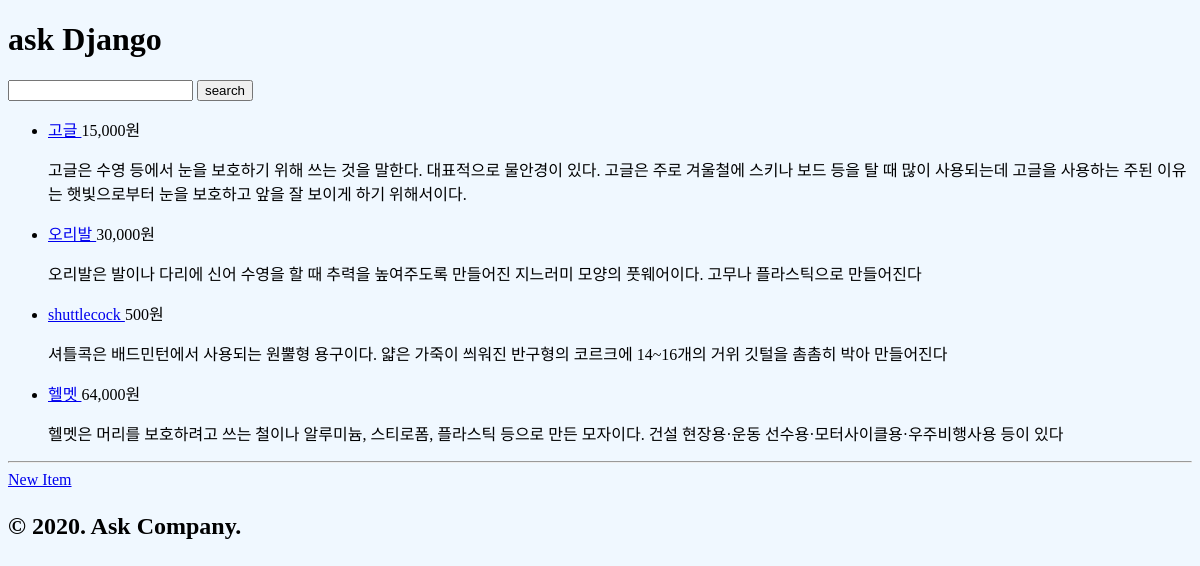
Page /shop/ on the earlier database version.
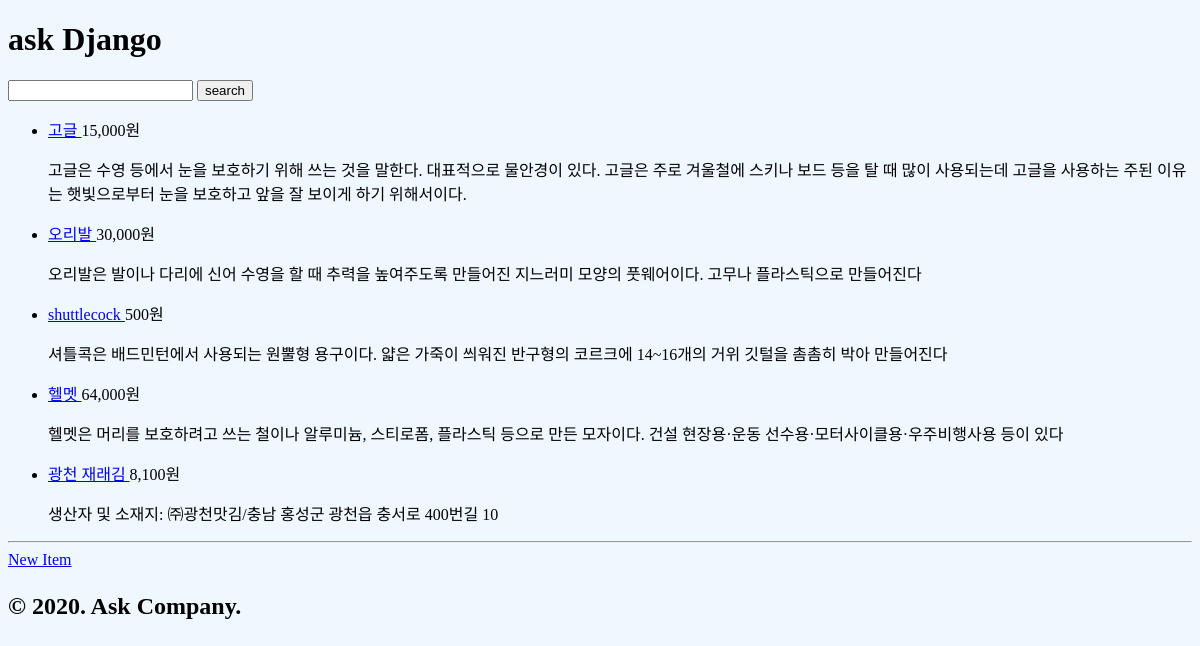
Same page on the later database version.
### shop/models.py (models this page shows, shortened)
class Item(models.Model):
    name = models.CharField(max_length=100)
    desc = models.TextField(blank=True)
    price = models.PositiveIntegerField()
    is_publish = models.BooleanField(default=False)
    created_at = models.DateTimeField(auto_now_add=True)
    updated_at = models.DateTimeField(auto_now=True)
    photo = models.ImageField(blank=True, upload_to=uuid_upload_to)
    class Meta:
        ordering = ['id']  # 쿼리셋에 order_by지정안해도 자동 지정
    def get_absolute_url(self):  # item_detail로 url보내기
        return reverse('shop:item_detail', args=[self.pk])

### shop/views.py (the view)
# urls.py: path('',views.item_list, name='item_list'),
def item_list(request):
    qs = Item.objects.all()
    q = request.GET.get('q', '')  # 값이 없으면 빈 문자열을 갖는다
    if q:  # 빈문자열이면 false
        qs = qs.filter(name__icontains=q)  # icontains는 대소문자 구분X
    return render(request, 'shop/item_list.html',
                  {'item_list': qs,
                   'q': q
                   })

### common/templatetags/fresh_static.py (called while the page is built)
@register.tag('fresh_static')
def do_static(parser,token):
    return FreshStaticNode.handle_token(parser,token)

    def url(self, context):
        url = super().url(context)
        if settings.DEBUG:
            url += '?_={}'.format(int(time()))
        return url

### shop/templates/shop/item_list.html (shortened to what this page needs)
{% extends "shop/layout.html" %}
{% load static humanize %}
{% block content  %}
    <form action="" method="GET">
        <input type="text" name="q" value="{{ q }}">
        <input type="submit" value="search">
    </form>
    <ul>
        {% for item in item_list %}
            <li>
            <a href = "{{ item.get_absolute_url }}">
                {{ item.name }}
            </a>
                {{ item.price|intcomma }}원
                {{ item.desc|linebreaks}}
            </li>
        {% endfor %}
    </ul>
    <hr />
    <a href="{% url "shop:item_new" %}">New Item</a>
{% endblock %}

### shop/templates/shop/layout.html (shortened to what this page needs)
{% extends "layout.html" %} {% comment %} askcompany/templates에 바로 위치한 파일{% endcomment %}
{% load fresh_static %}
{% block extra_head %}
    {{ block.super }}
    <link rel="stylesheet" href="{% fresh_static 'shop/shop.css' %}">
{% endblock %}

### askcompany1/templates/layout.html (shortened to what this page needs)
{% load static fresh_static %}
<!DOCTYPE html>
<html lang="en">
<head>
    {% block extra_head %}
        <link rel="stylesheet" href="{% fresh_static "main.css" %}">
    {% endblock %}
</head>
<body>
<h1>ask Django</h1>
{% block content %}
{% endblock %}
<h2/>
<p>&copy; 2020. Ask Company.</p>
</body>
</html>

### askcompany1/static/main.css (style rules this page uses)
body { background-color: aliceblue; }

### askcompany1/templates/layout.html (style rules this page uses)
body { background-color: lightpink; }

Differences in the rows shown:
added Item: name "광천 재래김", price "8,100", desc "생산자 및 소재지: ㈜광천맛김/충남 홍성군 광천읍 충서로 400번길 10"
